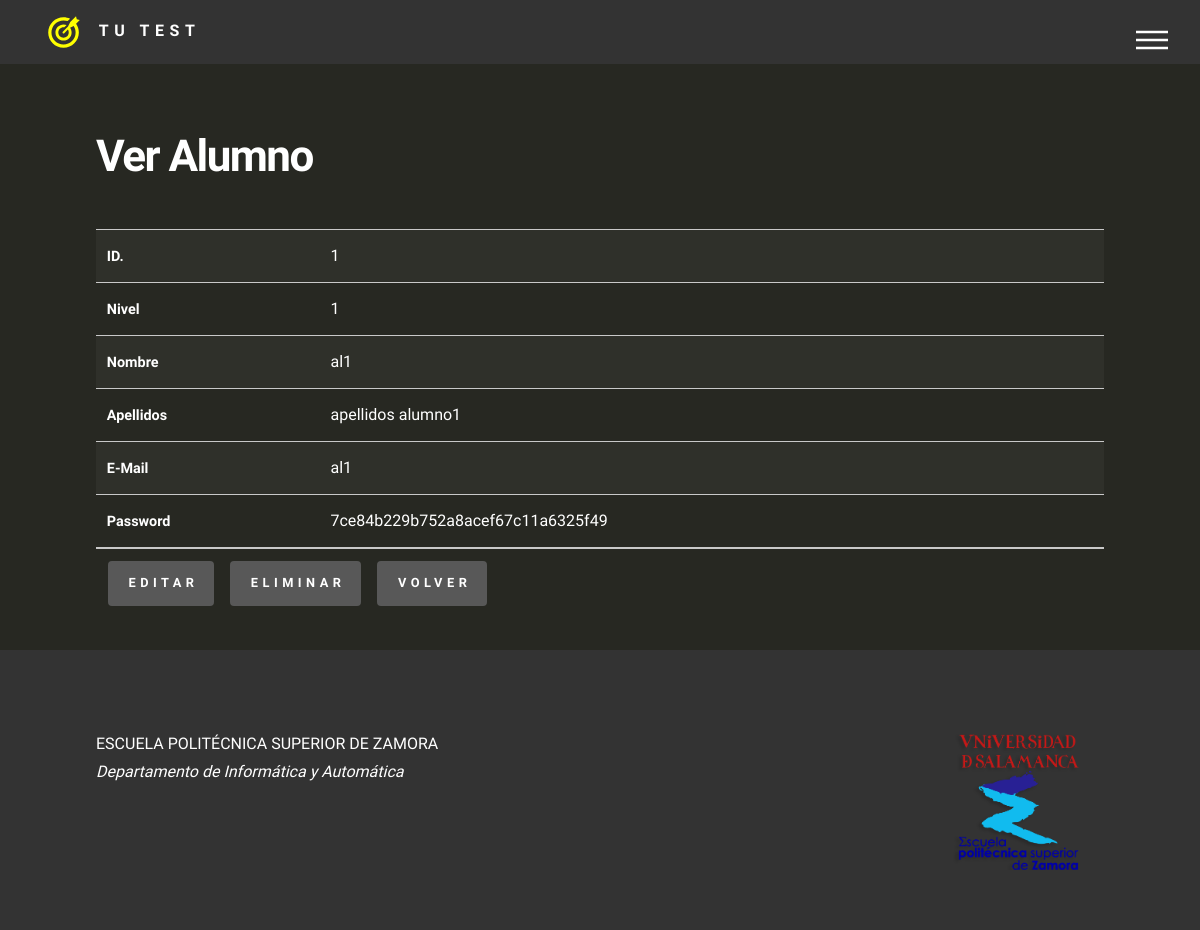
/?a=alumno.ver&id=1&p=1 (signed in), run on the app's committed database.
### tables this page shows
CREATE TABLE `alumno` (
  `id` int(11) NOT NULL,
  `nombre` varchar(30) NOT NULL,
  `apellidos` varchar(60) NOT NULL,
  `nivel` int(11) DEFAULT NULL,
  `email` varchar(30) NOT NULL,
  `password` varchar(32) NOT NULL
);

### controladores/alumno.php (called while the page is built, shortened)
<?php
class controlador_alumno extends controlador
{
  public function accion_ver()
  {
    $error= '';
    $modelo= null;
    $pagina= (int)(isset($_GET['p']) ? $_GET['p'] : 0);
    $id= (isset($_GET['id']) ? $_GET['id'] : (isset($_POST['id']) ? $_POST['id'] : null));
    if ($id === null) {
      $error= 'No se ha indicado el alumno a consultar.';
    } else {
      $modelo= new alumno;
      if (!$modelo->cargar( $id)) {
        $error= 'No se puede cargar el alumno ('.$id.') para consultar.';
        $modelo= null;
      }
    }
    vista::generarPagina( 'ver', array(
      'modelo'=>$modelo,
      'error'=>$error,
      'pagina'=>$pagina,
    ));
  }
}

### index.php (called while the page is built, shortened)
<?php
aplicacion::ejecutar('inicio');
?>

### funciones/modelos.php (called while the page is built, shortened)
<?php
class basedatos
{
  private static $conexion= null;
  public static function conectar()
  {
    if (self::$conexion === null) {
      $svr= config::get( 'bd.servidor', 'localhost');
      $usr= config::get( 'bd.usuario', 'root');
      $pwd= config::get( 'bd.clave', '');
      $dbn= config::get( 'bd.nombre', 'test');
      self::$conexion= new mysqli( $svr, $usr, $pwd, $dbn);
      if (!mysqli_connect_error()) {
        $charset= config::get( 'bd.charset', '');
        if (!empty($charset)) self::$conexion->set_charset( $charset);
      }
    }
    return (self::$conexion !== null);
  }
  public static function ejecutarSQL( $sql)
  {
    $res= false;
    if (self::conectar()) {
      $res= self::$conexion->query( $sql);
    }
    return $res;
  }
  public static function obtenerUno( $sql)
  {
    $res= false;
    $result= self::ejecutarSQL( $sql);
    if ($result !== false) {
      $res= $result->fetch_assoc();
    }
    return $res;
  }
}
abstract class modeloDAO extends modelo
{
  protected $campoClave= array();
  protected function llenarClave()
  {
    if (is_array( $this->campoClave)) {
      foreach( $this->campoClave as $campo => $valor) {
        $this->campoClave[$campo]= $this->$campo;
      }
    }
  }
  public function cargar( $filtroIDs)
  {
    $res= false;
    if (!is_array( $filtroIDs) && is_array( $this->campoClave) && (count( $this->campoClave) == 1)) {
      reset( $this->campoClave);
      $filtroIDs= array( key( $this->campoClave) => $filtroIDs);
    }
    if (is_array( $filtroIDs)) {
      $sql= $this->sqlBuscar( $filtroIDs);
      if ($sql !== false) {
        $registro= basedatos::obtenerUno( $sql);
        if (($registro !== null) && ($registro !== false)) {
          $res= true;
        }
      }
    }
    return $res;
  }
}

### vistas/alumno/alumno_ficha.php (the view, shortened to what this page needs)
<tbody class="ficha">
<?php if ($modelo !== null) { ?>
  <tr><th>ID.</th><td><?php echo html::encode( $modelo->id);?></td></tr>
  <tr><th>Nivel</th><td><?php echo html::encode( $modelo->nivel);?></td></tr>
  <tr><th>Nombre</th><td><?php echo html::encode( $modelo->nombre);?></td></tr>
  <tr><th>Apellidos</th><td><?php echo html::encode( $modelo->apellidos);?></td></tr>
  <tr><th>E-Mail</th><td><?php echo html::encode( $modelo->email);?></td></tr>
  <tr><th>Password</th><td><?php echo html::encode( $modelo->password);?></td></tr>
<?php } else { ?>
  <tr><th>Error</th><td><?php echo $error;?></td></tr>
<?php } ?>
</tbody>

### assets/css/main.css (style rules this page uses)
html, body, div, span, applet, object, iframe, h1, h2, h3, h4, h5, h6, p, blockquote, pre, a, abbr, acronym, address, big, cite, code, del, dfn, em, img, ins, kbd, q, s, samp, small, strike, strong, sub, sup, tt, var, b, u, i, center, dl, dt, dd, ol, ul, li, fieldset, form, label, legend, table, caption, tbody, tfoot, thead, tr, th, td, article, aside, canvas, details, embed, figure, figcaption, footer, header, hgroup, menu, nav, output, ruby, section, summary, time, mark, audio, video { margin: 0; padding: 0; border: 0; font-size: 100%; font: inherit; vertical-align: baseline; }
body { line-height: 1; }
body { -webkit-text-size-adjust: none; }
body { -ms-overflow-style: scrollbar; }
html { box-sizing: border-box; }
*, *:before, *:after { box-sizing: inherit; }
body { background: rgb(39,40,34); }
body, input, select, textarea, input[type="date"] { color: #ffffff; font-family: "Source Sans Pro", Helvetica, sans-serif; font-size: 16pt; font-weight: 300; line-height: 1.75; }
@media screen and (max-width: 1680px) { body, input, select, textarea, input[type="date"] { font-size: 14pt; } }
@media screen and (max-width: 1280px) { body, input, select, textarea, input[type="date"] { font-size: 12pt; } }
table tbody tr { border: solid 1px #c9c9c9; border-left: 0; border-right: 0; }
table tbody tr:nth-child(2n + 1) { background-color: rgba(144, 144, 144, 0.075); }
table td { padding: 0.75em 0.75em; }
table th { font-size: 0.9em; font-weight: 900; padding: 0 0.75em 0.75em 0.75em; text-align: left; }

### data on the page
alumno: id "1", nivel "1", nombre "al1", apellidos "apellidos alumno1", email "al1", password "7ce84b229b752a8acef67c11a6325f49"

### other printed values
$texto "EDITAR ELIMINAR VOLVER"
